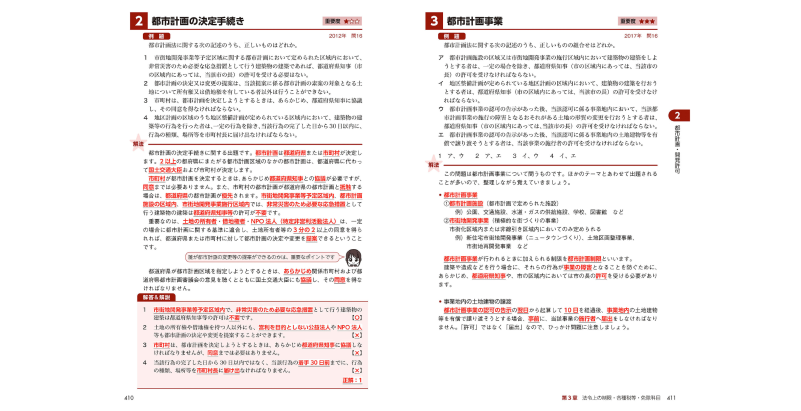
#> input picture FireShot Capture 230 - Kindle - [read.amazon.co.jp].png, 1601 x 822 px (shown at 1/2 size); its folder holds only this picture in this run
$ python split_spread_pages.py 'FireShot Capture 230 - Kindle - [read.amazon.co.jp].png'
#> lines starting #> are read from the running program, lines starting #| are printed output that depends on the picture; after the words box and inside, x2 and y2 are one past the last pixel; in counts of white or black regions, pixels touching at a corner belong together
#!/usr/bin/env python3
"""見開きスクリーンショットを中央で左右分割し、外側の余白を除去する。"""

from __future__ import annotations

import argparse
from pathlib import Path

import numpy as np
from PIL import Image

WHITE_THRESHOLD = 250


def content_column_bounds(
    rgb: np.ndarray, threshold: int = WHITE_THRESHOLD
) -> tuple[int, int] | None:
    """非白ピクセルが存在する列の左右インデックス（含む）。真っ白なら None。"""
    mask = np.any(rgb < threshold, axis=2)
    cols = np.any(mask, axis=0)
    if not cols.any():
        return None
    xs = np.where(cols)[0]
    return int(xs[0]), int(xs[-1])


def split_and_trim_spread(
    image_path: Path,
    output_dir: Path,
    *,
    threshold: int = WHITE_THRESHOLD,
    suffix_left: str = "_left",
    suffix_right: str = "_right",
) -> tuple[Path, Path, list[str]]:
#> called with threshold = 250, suffix_left = '_left', suffix_right = '_right'
    img = Image.open(image_path).convert("RGB")
#> img is the input picture: PIL image 1601x822 RGB; mean R, G, B 244.5, 239.9, 239.6
    arr = np.array(img)
    h, w = arr.shape[:2]
#> h = 822; w = 1601
    mid = w // 2
#> mid = 800

    left_half = arr[:, :mid]
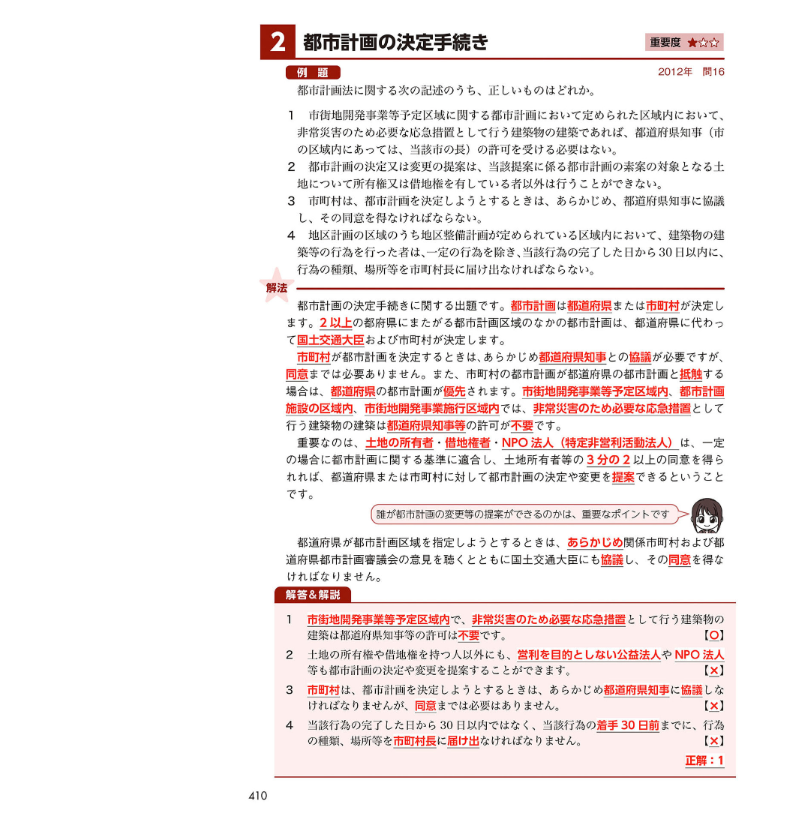
#> left_half: shape (822, 800, 3); mean R, G, B 243.4, 236.8, 236.4
    right_half = arr[:, mid:]
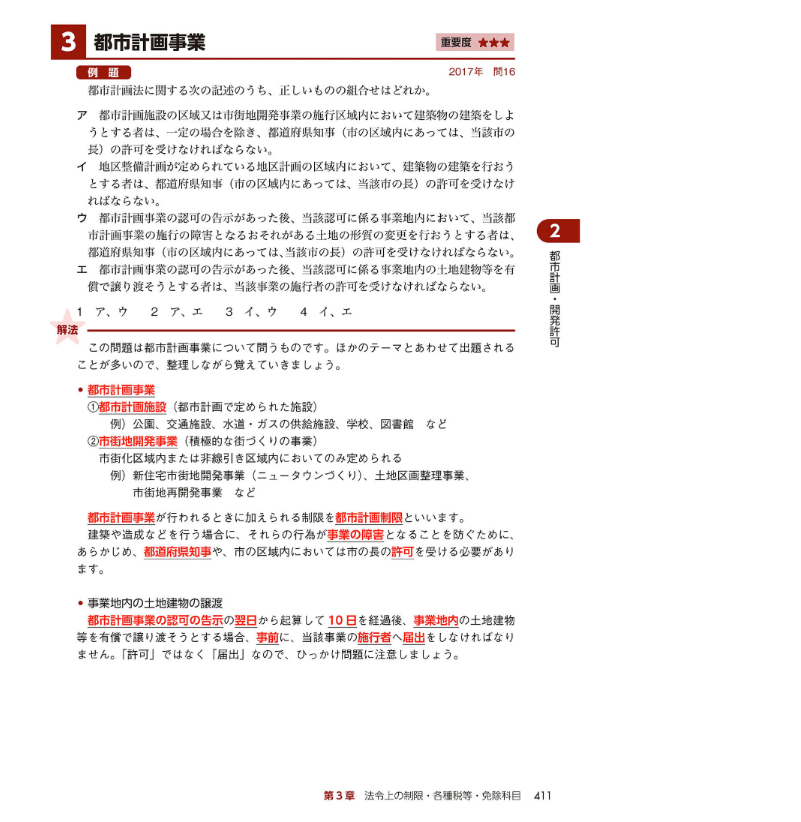
#> right_half: shape (822, 801, 3); mean R, G, B 245.6, 243.1, 242.9

    left_bounds = content_column_bounds(left_half, threshold)
#> in content_column_bounds, `mask = np.any(rgb < threshold, axis=2)`:
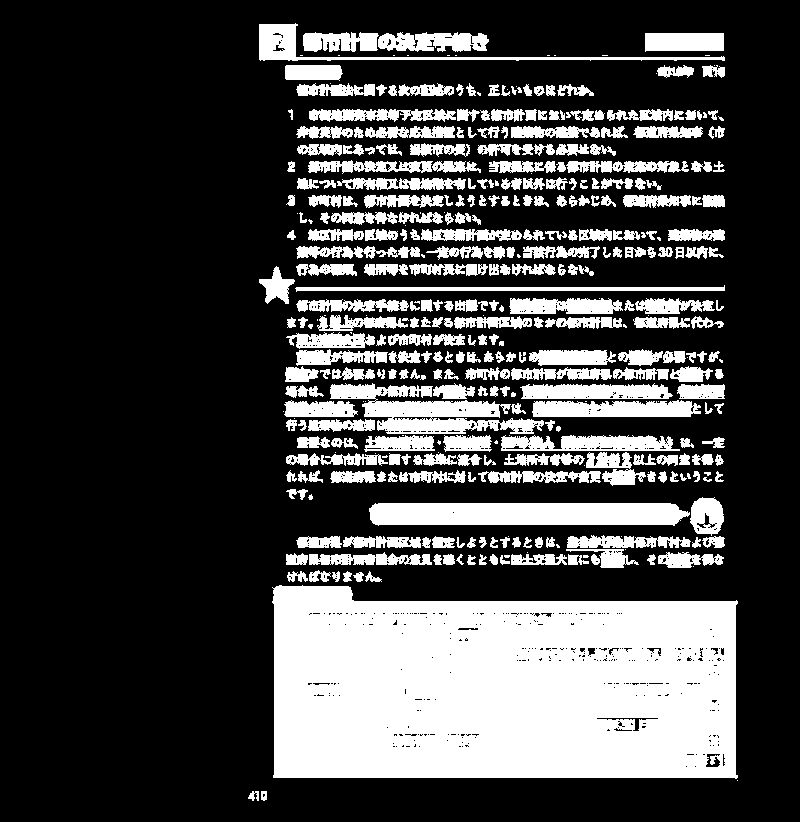
#> mask: shape (822, 800) bool; 27.3% white; 390 white regions (79 under 20 px), largest, box (x1, y1, x2, y2) and area: (272, 585, 738, 779) 81750, (369, 503, 690, 526) 6824, (330, 383, 544, 434) 5194
#> in content_column_bounds, `xs = np.where(cols)[0]`: xs = 490 values from 248 to 737
#> left_bounds = (248, 737)
    right_bounds = content_column_bounds(right_half, threshold)
#> call 2 of content_column_bounds, with threshold = 250
#> in content_column_bounds (call 2), `mask = np.any(rgb < threshold, axis=2)`:
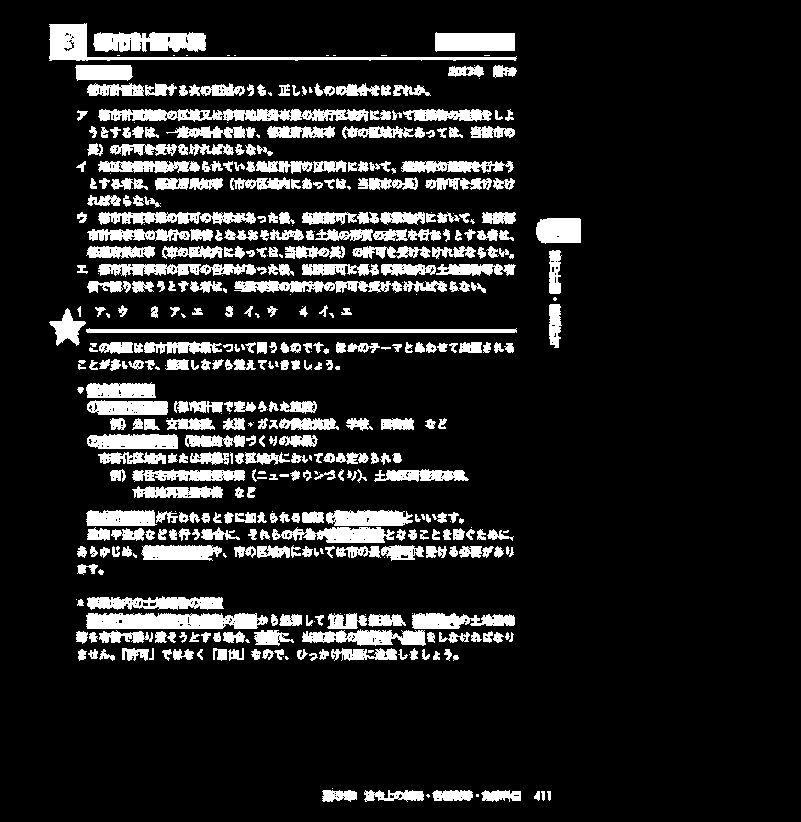
#> mask: shape (822, 801) bool; 13.3% white; 475 white regions (89 under 20 px), largest, box (x1, y1, x2, y2) and area: (49, 23, 517, 61) 2613, (86, 613, 268, 629) 2521, (98, 109, 369, 122) 2418
#> in content_column_bounds (call 2), `xs = np.where(cols)[0]`: xs = 519 values from 49 to 580
#> right_bounds = (49, 580)

    if left_bounds is None:
        left_cropped = left_half
    else:
        left_cropped = left_half[:, left_bounds[0] :]
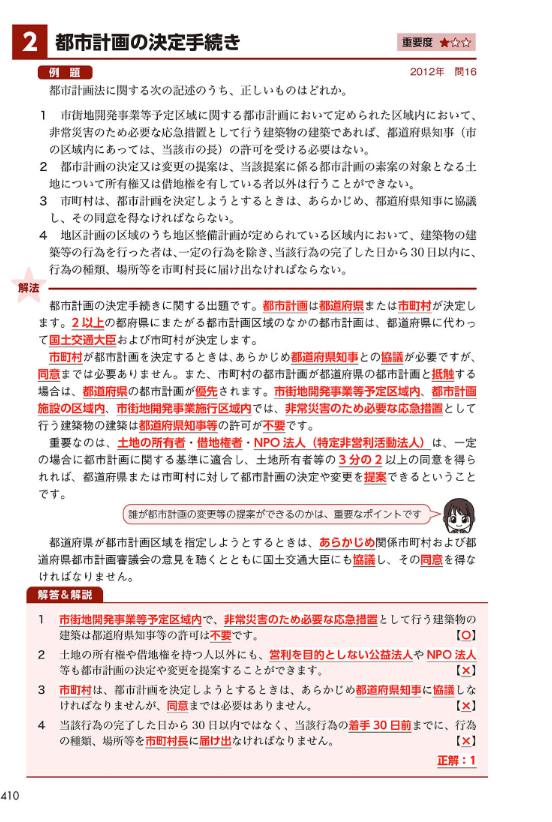
#> left_cropped: shape (822, 552, 3); mean R, G, B 238.1, 228.6, 228

    if right_bounds is None:
        right_cropped = right_half
    else:
        right_cropped = right_half[:, : right_bounds[1] + 1]
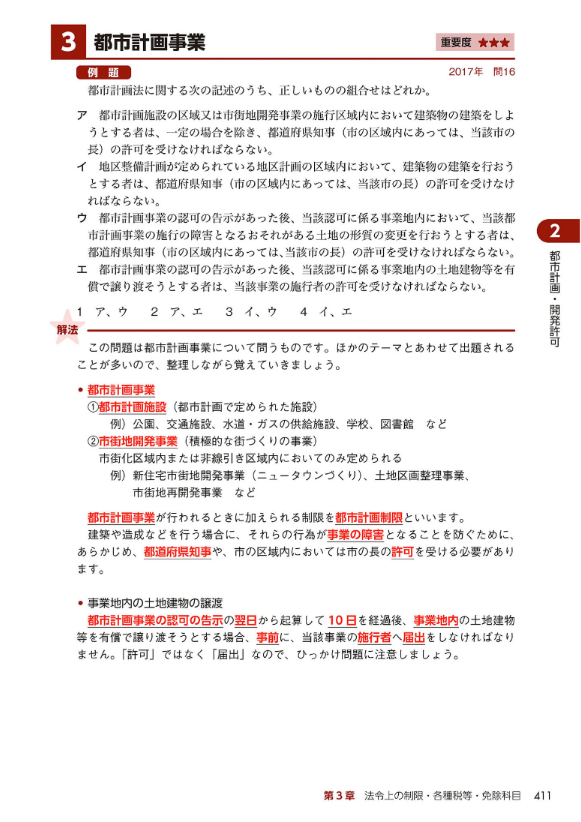
#> right_cropped: shape (822, 581, 3); mean R, G, B 242, 238.6, 238.3

    stem = image_path.stem
    out_left = output_dir / f"{stem}{suffix_left}{image_path.suffix}"
    out_right = output_dir / f"{stem}{suffix_right}{image_path.suffix}"

    warnings: list[str] = []
    if left_bounds is None:
        warnings.append("左半分にコンテンツなし（余白トリムをスキップ）")
    if right_bounds is None:
        warnings.append("右半分にコンテンツなし（余白トリムをスキップ）")

    Image.fromarray(left_cropped).save(out_left)
    Image.fromarray(right_cropped).save(out_right)
    return out_left, out_right, warnings


def collect_images(paths: list[Path]) -> list[Path]:
    files: list[Path] = []
    for p in paths:
        if p.is_dir():
            files.extend(sorted(p.glob("*.png")))
            files.extend(sorted(p.glob("*.jpg")))
            files.extend(sorted(p.glob("*.jpeg")))
        elif p.is_file():
            files.append(p)
    return files


def main() -> None:
    parser = argparse.ArgumentParser(
        description="見開き画像を中央で分割し、左ページは左余白・右ページは右余白を除去します。",
    )
    parser.add_argument(
        "inputs",
        nargs="+",
        type=Path,
        help="入力画像ファイル、または画像を含むフォルダ",
    )
    parser.add_argument(
        "-o",
        "--output-dir",
        type=Path,
        default=None,
        help="出力先（省略時は各入力と同じフォルダ）",
    )
    parser.add_argument(
        "--threshold",
        type=int,
        default=WHITE_THRESHOLD,
        help=f"余白判定のしきい値 0-255（既定: {WHITE_THRESHOLD}）",
    )
    args = parser.parse_args()

    images = collect_images(args.inputs)
    if not images:
        raise SystemExit("処理対象の画像が見つかりませんでした。")

    for src in images:
        out_dir = args.output_dir if args.output_dir is not None else src.parent
        out_dir.mkdir(parents=True, exist_ok=True)
        left_path, right_path, warnings = split_and_trim_spread(
            src,
            out_dir,
            threshold=args.threshold,
        )
        print(f"{src.name}")
        for msg in warnings:
            print(f"  ! {msg}")
#> (the run stopped early here; a loop or call above may not have finished)
